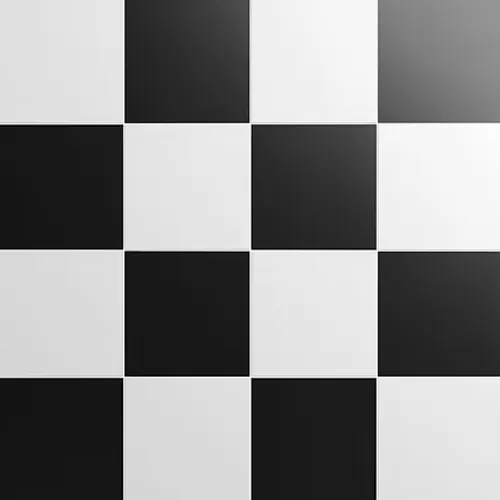
#> input picture OpenCV/CheckBoard.png, 500 x 500 px
$ jupyter execute Open_CV.ipynb   (shell and % lines are left out)
#> lines starting #> are read from the running program, lines starting #| are printed output that depends on the picture; after the words box and inside, x2 and y2 are one past the last pixel; in counts of white or black regions, pixels touching at a corner belong together
## Start

[cell 1]
import cv2
import numpy as np
import matplotlib.pyplot as plt
from IPython.display import display, Image

[cell 2]
cb_image = cv2.imread('CheckBoard.png',0)
#> cb_image: shape (500, 500); min 0, max 255, mean 138.6
print(cb_image)
#> (printed output is left out)

[cell 3]
plt.imshow(cb_image)
#> (this line was passed over: IPython is not available in this run)

[cell 4]
print("image size:", cb_image.shape)
#| image size: (500, 500)

[cell 5]
print("type of image:", type(cb_image))
#| type of image: <class 'numpy.ndarray'>

[cell 6]
plt.imshow(cb_image, cmap='gray')
#> (this line was passed over: IPython is not available in this run)

[cell 7]
cb_image_rgb = cv2.cvtColor(cb_image, cv2.COLOR_BGR2RGB)
plt.imshow(cb_image_rgb)
#> (this line was passed over: IPython is not available in this run)

[cell 8]
cb_image = cv2.imread("CheckBoard.png")
#> cb_image is the input picture: shape (500, 500, 3); mean B, G, R 138.6, 138.6, 138.6
cb_image_hsv = cv2.cvtColor(cb_image, cv2.COLOR_BGR2HSV)
#> cb_image_hsv: shape (500, 500, 3); mean H, S, V 0.3, 0, 138.6
h,s,v = cv2.split(cb_image_hsv)
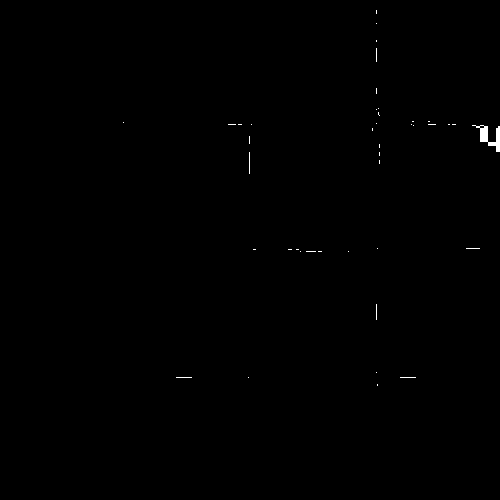
#> h: shape (500, 500); values 0 (black) and 150 (white), 0.19% white; 42 white regions (40 under 20 px), largest, box (x1, y1, x2, y2) and area: (472, 125, 500, 152) 268, (249, 152, 250, 174) 22

plt.figure(figsize=(16,4))
#> (this line was passed over: IPython is not available in this run)
plt.subplot(1,4,1);plt.imshow(h, cmap='gray');plt.title('Hue channel')
#> (this line was passed over: IPython is not available in this run)
#> (this line was passed over: IPython is not available in this run)
#> (this line was passed over: IPython is not available in this run)
plt.subplot(1,4,2);plt.imshow(s, cmap='gray');plt.title('Saturation channel')
plt.subplot(1,4,3);plt.imshow(v, cmap='gray');plt.title('Value channel')
plt.subplot(1,4,4);plt.imshow(cb_image_rgb);plt.title('RGB channel')
